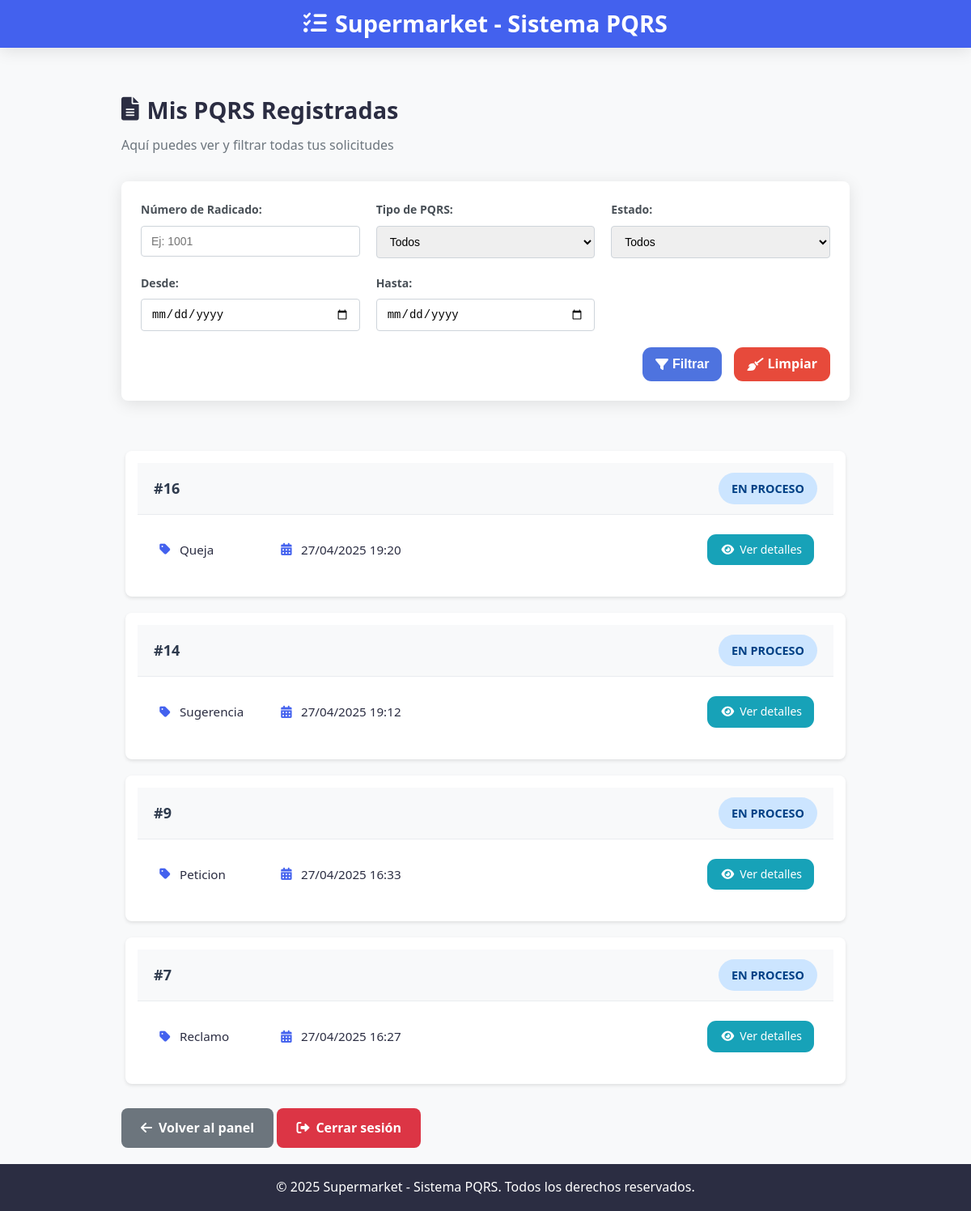
Before: /cliente/pqrs/ (signed in) with the older database file.
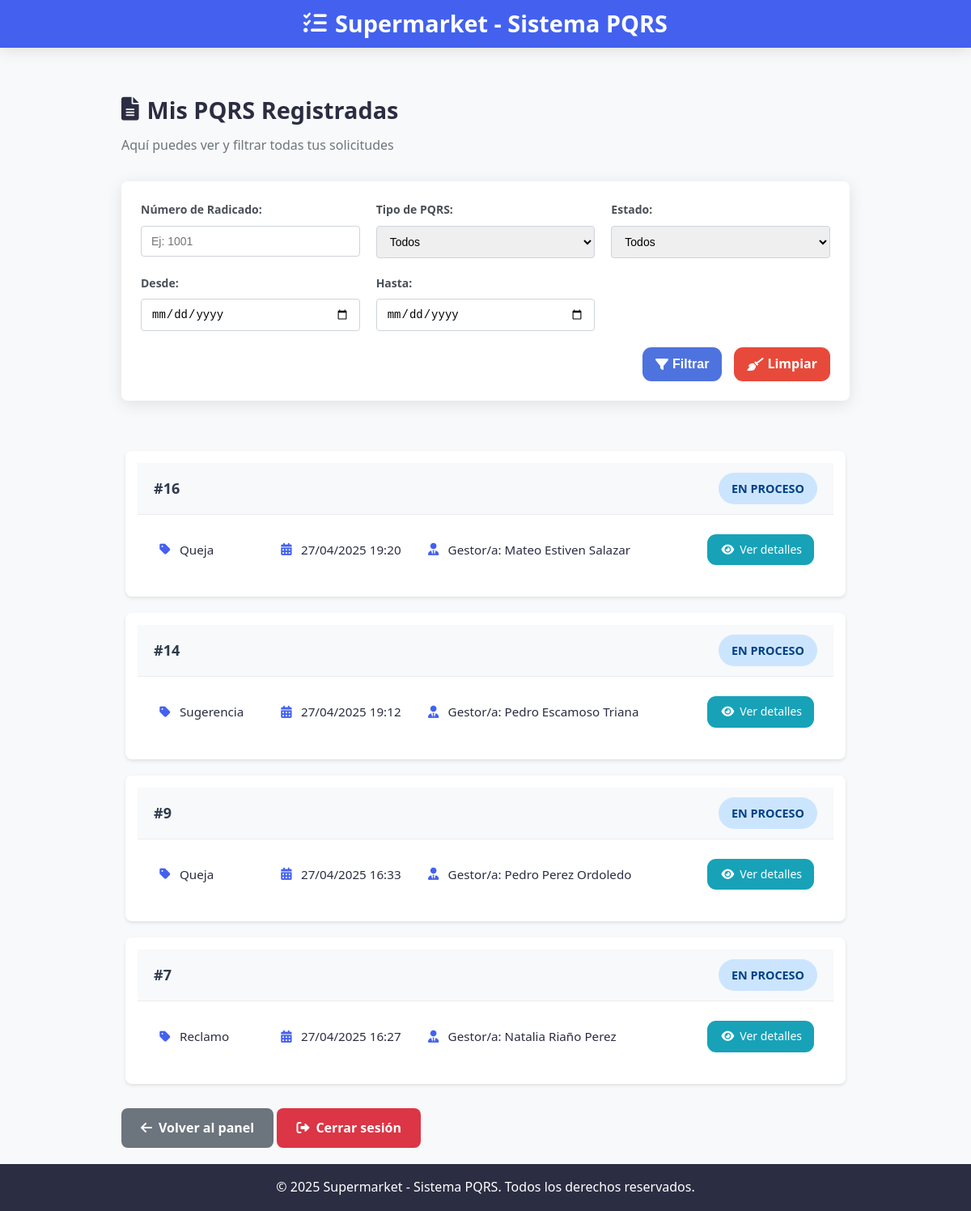
After: the same page with the newer database file.
### core/models.py (models this page shows, shortened)
class PQRS(models.Model):
    TIPO_RADICADO_CHOICES = [
        ('Peticion', 'Peticion'),
        ('Queja', 'Queja'),
        ('Reclamo', 'Reclamo'),
        ('Sugerencia', 'Sugerencia'),
    ]
    ESTADO_RADICADO_CHOICES = [
        ('nuevo', 'Nuevo'),
        ('en-proceso', 'En Proceso'),
        ('resuelto', 'Resuelto'),
        ('cerrado', 'Cerrado'),
    ]
    numero_radicado = models.AutoField(primary_key=True)
    fecha_radicado = models.DateTimeField(auto_now_add=True)
    tipo_radicado = models.CharField(max_length=25, choices=TIPO_RADICADO_CHOICES)
    comentarios = models.TextField()
    anexo = models.FileField(upload_to='anexos/', blank=True, null=True)
    cliente = models.ForeignKey(Cliente, on_delete=models.CASCADE, related_name='pqrs')
    estado = models.CharField(max_length=20, choices=ESTADO_RADICADO_CHOICES, default='nuevo')
    empleado_asignado = models.ForeignKey(Empleado, on_delete=models.SET_NULL, null=True, blank=True, related_name='pqrs_asignados')
    justificacion_del_estado = models.TextField(blank=True, null=True)
    fecha_respuesta = models.DateTimeField(blank=True, null=True)

class Empleado(models.Model):
    cliente = models.OneToOneField(Cliente, on_delete=models.CASCADE, to_field='numero_identificacion', db_column='numero_identificacion')
    nombre = models.CharField(max_length=100)
    apellido = models.CharField(max_length=100)
    cedula = models.CharField(max_length=20, unique=True)
    telefono = models.CharField(max_length=15)

### core/views.py (the view, shortened to what this page needs)
# urls.py: path('cliente/pqrs/', listar_pqrs_cliente, name='listar_pqrs'),
def listar_pqrs_cliente(request):
    if request.session.get('rol') != 'cliente':
        return redirect('inicio')
    nombre_usuario = request.session.get('usuario')
    cliente = get_object_or_404(Cliente, nombre_completo=nombre_usuario)
    pqrs_queryset = PQRS.objects.filter(cliente=cliente).order_by('-fecha_radicado')
    form = FiltroPQRSFormCliente(request.GET or None)
    return render(request, 'listar_pqrs.html', {
        'pqrs_list': pqrs_queryset,
        'usuario': nombre_usuario,
        'form': form
    })

### core/forms.py (shortened to what this page needs)
class FiltroPQRSFormCliente(forms.Form):
    numero_radicado = forms.IntegerField(
        label="Número de Radicado",
        required=False,
        widget=forms.NumberInput(attrs={'placeholder': 'Buscar por número'})
    )
    tipo_radicado = forms.ChoiceField(
        label="Tipo de PQRS",
        choices=PQRS.TIPO_RADICADO_CHOICES,
        required=False,
        widget=forms.Select(attrs={'class': 'form-control'})
    )
    estado = forms.ChoiceField(
        label="Estado",
        choices=PQRS.ESTADO_RADICADO_CHOICES,
        required=False,
        widget=forms.Select(attrs={'class': 'form-control'})
    )
    fecha_inicio = forms.DateField(
        label="Desde",
        required=False,
        widget=forms.DateInput(attrs={'type': 'date', 'class': 'form-control'})
    )
    fecha_fin = forms.DateField(
        label="Hasta",
        required=False,
        widget=forms.DateInput(attrs={'type': 'date', 'class': 'form-control'})
    )

### templates/listar_pqrs.html (shortened to what the changed rows need)
{% load static %}
<!DOCTYPE html>
<html lang="es">
<head>
    <link rel="stylesheet" href="{% static 'css/cliente/lista_pqrs.css' %}">
    <link rel="stylesheet" href="https://cdnjs.cloudflare.com/ajax/libs/font-awesome/6.0.0/css/all.min.css">
</head>
<body>
    <div class="pqrs-container">
        <header class="pqrs-header">
            <h1><i class="fas fa-tasks"></i> Supermarket - Sistema PQRS</h1>
        </header>
        <main class="pqrs-content">
            <div class="user-welcome">
                <h2><i class="fas fa-file-alt"></i> Mis PQRS Registradas</h2>
            </div>
            {% if pqrs_list %}
            <div class="pqrs-list-container">
                {% for pqrs in pqrs_list %}
                <div class="pqrs-card wide-card">
                    <div class="pqrs-card-header">
                        <span class="pqrs-number">#{{ pqrs.numero_radicado }}</span>
                        <span class="status-badge badge-{{ pqrs.estado|slugify }}">{{ pqrs.get_estado_display }}</span>
                    </div>
                    <div class="pqrs-card-body horizontal-layout">
                        <div class="info-item">
                            <i class="fas fa-tag"></i>
                            <span>{{ pqrs.get_tipo_radicado_display }}</span>
                        </div>
                        <div class="info-item">
                            <i class="fas fa-calendar-alt"></i>
                            <span>{{ pqrs.fecha_radicado|date:"d/m/Y H:i" }}</span>
                        </div>
                        {% if pqrs.empleado_asignado %}
                        <div class="info-item">
                            <i class="fas fa-user-tie"></i>
                            <span>Gestor/a: {{ pqrs.empleado_asignado.nombre }} {{ pqrs.empleado_asignado.apellido }}</span>
                        </div>
                        {% endif %}
                        <div class="info-item action-item">
                            <a href="{% url 'detalle_pqrs' pqrs.numero_radicado %}" class="btn-details">
                                <i class="fas fa-eye"></i> Ver detalles
                            </a>
                        </div>
                    </div>
                </div>
                {% endfor %}
            </div>
            {% endif %}
        </main>
    </div>
</body>
</html>

Changed rows visible on the page:
changed PQRS id 16: empleado_asignado_id empty → 12 (drawn); empleado_asignado.nombre (not shown) → "Mateo"; empleado_asignado.apellido (not shown) → "Estiven Salazar"
changed PQRS "Sugerencia": empleado_asignado_id empty → 9 (drawn); empleado_asignado.nombre (not shown) → "Pedro"; empleado_asignado.apellido (not shown) → "Escamoso Triana"
changed PQRS id 9: tipo_radicado "Peticion" → "Queja"; empleado_asignado_id empty → 8 (drawn); empleado_asignado.nombre (not shown) → "Pedro"; empleado_asignado.apellido (not shown) → "Perez Ordoledo"
changed PQRS "Reclamo": empleado_asignado_id empty → 10 (drawn); empleado_asignado.nombre (not shown) → "Natalia"; empleado_asignado.apellido (not shown) → "Riaño Perez"
